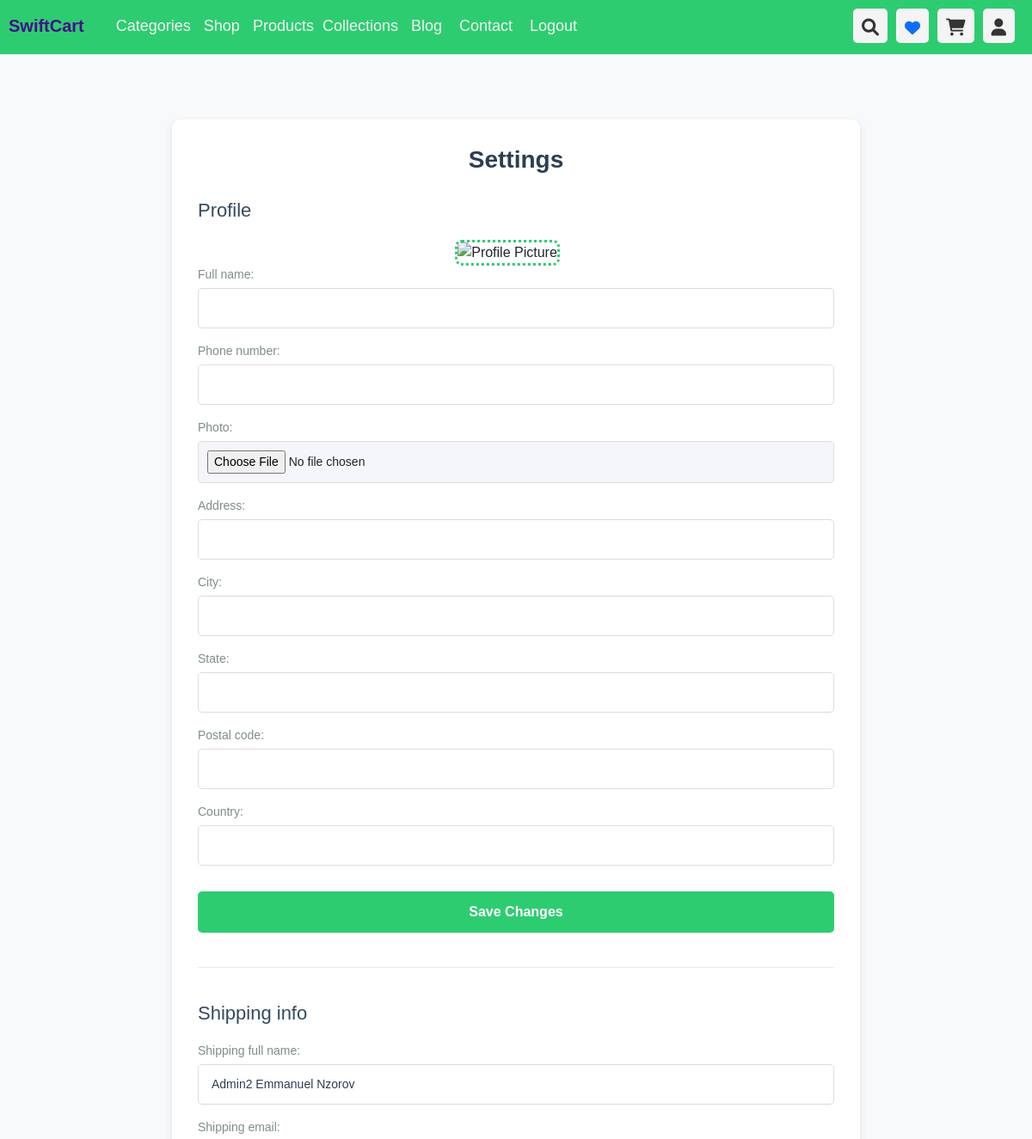
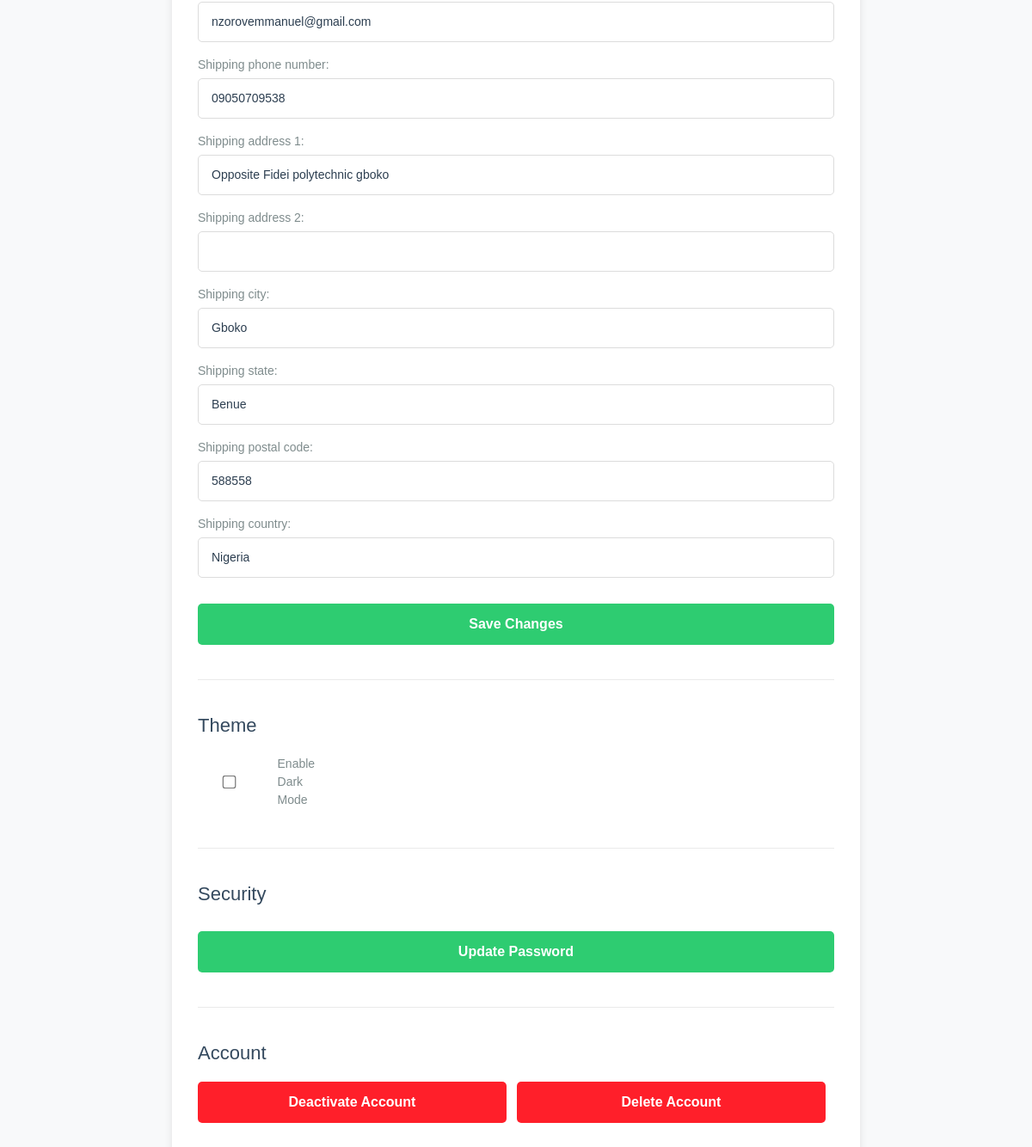
Screenshot of /auth/profile/nzorov2/ (signed in) with the database file from the repository (2 pictures, top to bottom).
### Auth/models.py (models this page shows, shortened)
class Profile(models.Model):
    user = models.OneToOneField(User, on_delete=models.CASCADE, related_name='profile')
    full_name = models.CharField(max_length=255, null=True, blank=True)
    photo = models.ImageField(upload_to='profile_images/', null=True, blank=True)
    phone_number = models.CharField(max_length=15, blank=True, null=True)
    address = models.CharField(max_length=255, blank=True, null=True)
    city = models.CharField(max_length=100, blank=True, null=True)
    state = models.CharField(max_length=100, blank=True, null=True)
    postal_code = models.CharField(max_length=20, null=True, blank=True)
    country = models.CharField(max_length=100, blank=True, null=True)
    date_of_birth = models.DateField(blank=True, null=True)
    bio = models.TextField(blank=True, null=True)

### payment/models.py (models this page shows, shortened)
class ShippingInfo(models.Model):
    user = models.ForeignKey(User, on_delete=models.CASCADE, related_name='shipping_info', null=True, blank=True)
    session_key = models.CharField(max_length=255, null=True, blank=True)
    shipping_full_name = models.CharField(max_length=255, null=True, blank=True)
    shipping_phone_number = models.CharField(max_length=20, null=True, blank=True)
    shipping_email = models.CharField(max_length=255, null=True, blank=True)
    shipping_address_1 = models.CharField(max_length=255)
    shipping_address_2 = models.CharField(max_length=255, null=True, blank=True)
    shipping_city = models.CharField(max_length=100)
    shipping_state = models.CharField(max_length=100)
    shipping_postal_code = models.CharField(max_length=20, null=True, blank=True)
    shipping_country = models.CharField(max_length=100)
    date_added = models.DateTimeField(auto_now_add=True)

### Auth/views.py (the view)
# urls.py: path('profile/<str:username>/', views.profile, name='profile'),
def profile(request, username):
    if request.user.is_authenticated:
        username = request.user
        try:
            get_object_or_404(User, username=username)
        except User.objects.get(username=username).DoesNotExist:
            messages.success(request, 'User not found, please Login')
            return redirect('login')
        form = UpdateProfileForm(instance=request.user.profile)
        try:
            user_shipping_info = ShippingInfo.objects.filter(user=request.user).first()
            shipping_Form = ShippingForm(instance=user_shipping_info)
        except ShippingInfo.objects.filter(user=request.user).DoesNotExist:
            shipping_Form = ShippingForm()
        return render(request, 'auth/profile.html', {'username': username, 'form':form, 'shipping_Form':shipping_Form})
    else:
        messages.error(request, 'You have to login to access that page')
        return redirect(error_404)

### Auth/forms.py
class UpdateProfileForm(forms.ModelForm):
    photo = forms.ImageField(
        widget= forms.ClearableFileInput(attrs={
            'class': 'file-input-container'
        })
    )
    class Meta:
        model = Profile
        fields = ['full_name', 'phone_number', 'photo', 'address', 'city', 'state', 'postal_code', 'country']
        widgets = {
            'full_name': forms.TextInput(attrs={
                'class': INPUT_CLASSES,
            }),
            'phone_number': forms.TextInput(attrs={
                'class': INPUT_CLASSES,
            }),
            'address': forms.TextInput(attrs={
                'class': INPUT_CLASSES,
            }),
            'city': forms.TextInput(attrs={
                'class': INPUT_CLASSES,
            }),
            'state': forms.TextInput(attrs={
                'class': INPUT_CLASSES,
            }),
            'postal_code': forms.TextInput(attrs={
                'class': INPUT_CLASSES,
            }),
            'country': forms.TextInput(attrs={
                'class': INPUT_CLASSES,
            }),
        }

### Auth/templates/auth/profile.html (shortened to what this page needs)
{% extends 'store/base.html' %}
{% load static %}
{% block content %}
<main class="main-content" style="width: 80%; margin-top: 130rem;">
    <section class="settings">
        <div class="settings-container">
            <h2>Settings</h2>
            <div class="settings-section">
                <h3>Profile</h3>
                <center>
                    {% if request.user.profile.photo %}
                    <img src="{{request.user.profile.photo.url}}" alt="Profile Picture" class="profile-pic" style="object-fit: cover;">
                    {% else %}
                    <img src="{% static 'assets/images/best-design.jpeg' %}" alt="Profile Picture" class="profile-pic" style="object-fit: cover;">
                    {% endif %}
                </center>
                <form action="{% url 'update_profile' %}" method="post" enctype="multipart/form-data">
                    <div class="form-group">
                       {{ form.as_p }}
                    </div>
                    <button type="submit" class="btn save-btn">Save Changes</button>
                </form>
            </div>
            <div class="settings-section">
                <h3>Shipping info</h3>
            <form action="{% url 'shipping_info' %}" method="post" enctype="multipart/form-data">
                <div class="form-group">
                   {{ shipping_Form.as_p }}
                </div>
                <button type="submit" class="btn save-btn">Save Changes</button>
            </form>
        </div>
            <div class="settings-section">
                <h3>Theme</h3>
                <div class="form-group">
                    <label class="inline-label">
                        <input type="checkbox" id="dark-mode-toggle"> Enable Dark Mode
                    </label>
                </div>
            </div>
            <div class="settings-section">
                <h3>Security</h3>
                <a href="{% url 'password-reset' request.user %}" class="btn save-btn">Update Password</a>
            </div>
            <div class="settings-section">
                <h3>Account</h3>
                <div class="form-group" style="display: flex; justify-content: space-between; align-items: center; gap:2px">
                    <button class="btn deactivate-btn" style="background-color: #ff1f2a;">Deactivate Account</button>
                    <button class="btn delete-btn" style="background-color: #ff1f2a;">Delete Account</button>
                </div>
            </div>
        </div>
    </section>
</main>
{% endblock %}

### static/assets/css/style.css (style rules this page uses)
* { margin: 0; padding: 0; box-sizing: border-box; }
body { font-family: Arial, sans-serif; min-height: 100vh; background-color: #f4f4f4; }
.btn { text-decoration: none; background-color: #2ecc71; padding: 10px 18px; border: none; color: #fff; border-radius: 10px; margin-bottom: 20px; }

### static/assets/css/profile.css (style rules this page uses)
.main-content { margin: 20px auto; margin-top: 30rem; padding: 20px; width: 80%; }
.settings { padding: 40px 20px; }
.settings-container { max-width: 800px; margin: 0 auto; background: #ffffff; box-shadow: 0 4px 10px rgba(0, 0, 0, 0.1); border-radius: 10px; padding: 30px; }
.settings h2 { font-size: 28px; text-align: center; margin-bottom: 30px; color: #2c3e50; font-weight: 600; }
.settings-section { margin-bottom: 40px; border-bottom: 1px solid #eaeaea; padding-bottom: 20px; }
.settings-section:last-child { border-bottom: none; margin-bottom: 0; }
.settings-section h3 { font-size: 22px; margin-bottom: 20px; color: #34495e; font-weight: 500; }
.form-group { margin-bottom: 20px; }
.form-group label { display: block; font-size: 14px; color: #7f8c8d; margin-bottom: 8px; }
.form-group input[type="text"], .form-group input[type="email"], .form-group input[type="password"], select { width: 100%; padding: 12px 15px; border: 1px solid #dcdcdc; border-radius: 5px; font-size: 14px; color: #2c3e50; transition: border-color 0.3s; }
.form-group input[type="checkbox"] { margin-right: 10px; transform: scale(1.2); accent-color: #1abc9c; }
.form-group label.inline-label { display: inline-flex; align-items: center; gap: 10px; }
.profile-pic { width: 200px; height: 180px; object-fit: cover; object-position: top; margin-right: 20px; border-radius: 5px; border: 3px dotted #2ecc71;; border-radius: 8px; }
.file-input-container { display: inline-block; padding: 10px; border: 3px dotted #2ecc71;; border-radius: 8px; cursor: pointer; background-color: #f5f6fa; transition: background-color 0.3s; }
.btn { display: inline-block; padding: 12px 20px; background-color: #2ecc71;; color: #ffffff; border: none; border-radius: 5px; font-size: 14px; cursor: pointer; font-weight: 500; transition: background-color 0.3s; }
.save-btn { margin-top: 10px; }
.deactivate-btn, .delete-btn { background-color: #e74c3c; margin-right: 10px; }

### static/assets/css/forms.css (style rules this page uses)
body { font-family: 'Arial', sans-serif; margin: 0; padding: 0; background-color: #f8f9fa; display: flex; justify-content: center; align-items: center; height: 100vh; }
.form-group { margin-bottom: 20px; text-align: left; }
.form-group label { display: block; font-size: 14px; color: #7f8c8d; margin-bottom: 5px; }
.form-group input, .input { width: 100%; padding: 10px; font-size: 14px; border: 1px solid #dcdcdc; border-radius: 5px; outline: none; transition: border-color 0.3s; }
.btn { width: 100%; background-color: #2ecc71; color: #ffffff; border: none; padding: 12px; font-size: 16px; font-weight: bold; border-radius: 5px; cursor: pointer; transition: background-color 0.3s; }

### rows the page displays
ShippingInfo: shipping_full_name "Admin2 Emmanuel Nzorov", shipping_email "nzorovemmanuel@gmail.com", shipping_phone_number "09050709538", shipping_address_1 "Opposite Fidei polytechnic gboko", shipping_city "Gboko", shipping_state "Benue", shipping_postal_code "588558", shipping_country "Nigeria"
